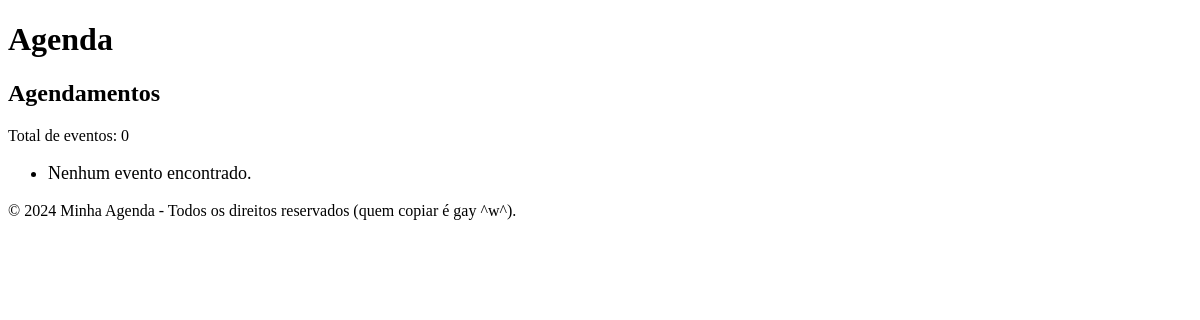
Before: /agenda/ (signed in) with the older database file.
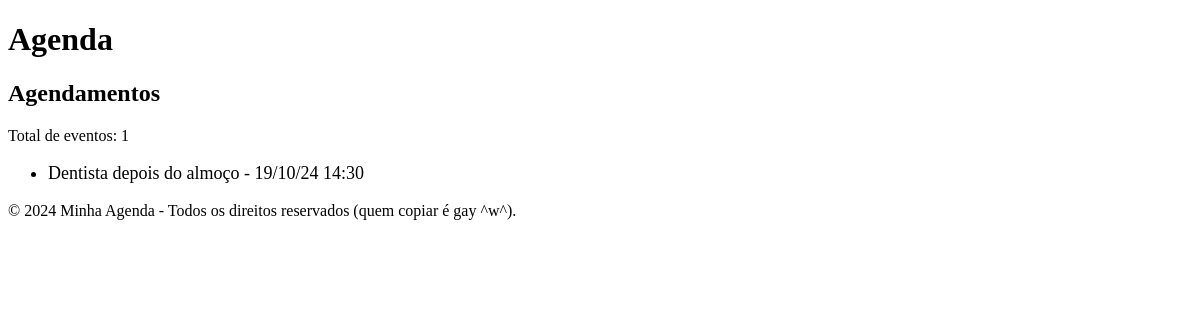
After: the same page with the newer database file.
### core/models.py (models this page shows, shortened)
class Evento(models.Model):
    titulo = models.CharField(max_length=100)
    descricao = models.TextField(blank=True, null=True)
    data_evento = models.DateTimeField(verbose_name="Data do evento")
    data_criacao = models.DateTimeField(auto_now=True, verbose_name="Data que você anotou")
    usuario = models.ForeignKey(User, on_delete=models.CASCADE)
    class Meta:
        db_table = "evento"
    def get_data_evento(self):
        return self.data_evento.strftime("%d/%m/%y %H:%M")

### core/views.py (the view)
# urls.py: path("agenda/", views.lista_eventos, name="lista_eventos"),
@login_required(login_url="/login/")
def lista_eventos(request):
    usuario = request.user
    evento = Evento.objects.filter(usuario= usuario)
    dados = {'eventos': evento}
    return render(request , 'agenda.html', dados)
    """
    eventos = Evento.objects.all()  # Obtém todos os eventos
    return render(request, 'agenda.html', {'eventos': eventos})  # Certifique-se de que 'agenda.html' está no caminho correto
    """

### core/templates/agenda.html
{% extends "model-page.html" %}
{% block content %}
    <h2>Agendamentos</h2>
    <p>Total de eventos: {{ eventos.count }}</p>
    <ul style="font-size: 18px;">
        {% for evento in eventos %}
            <li>{{ evento.titulo }} - {{ evento.get_data_evento }}</li>
        {% empty %}
            <li>Nenhum evento encontrado.</li>
        {% endfor %}
    </ul>
{% endblock %}

### core/templates/model-page.html
<!DOCTYPE html>
<html lang="en">
<head>
    {% include "model-header.html"%}
</head>
<body>
    {% block content %} {% endblock %}
    {% include "model-footer.html"%}
</body>
</html>

### core/templates/model-header.html (shortened to what this page needs)
<head>
</head>
<body>
    <header>
        <h1>Agenda</h1>
    </header>

### core/templates/model-footer.html
<footer>
    <p>© 2024 Minha Agenda - Todos os direitos reservados (quem copiar é gay ^w^).</p>
</footer>
</html>

Changed rows visible on the page:
added Evento: titulo "Dentista depois do almoço", get_data_evento "19/10/24 14:30"
Other visible differences:
{{ eventos.count }}: "0" → "1"
text no longer shown: "Nenhum evento encontrado."
